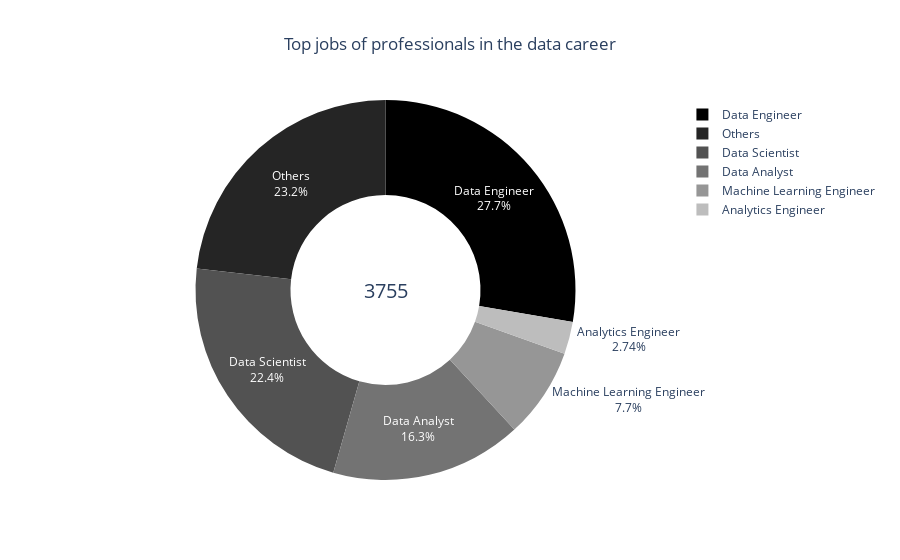

Write notebook code for a chart like this one.
### Code cell
jobs_title = df["job_title"].value_counts().sort_values(ascending=False)

# top jobs
top_jobs_labels = jobs_title.index.values[:5].tolist()
top_jobs_values = jobs_title.values[:5].tolist()

# sum of total jobs registered
total = sum(jobs_title.values)

# sum of other jobs
others = sum(jobs_title.values[5:])

jobs_values = top_jobs_values + [others]
jobs_labels = top_jobs_labels + ["Others"]

jobs = dict(zip(jobs_labels, jobs_values))

# Ordenar o dicionário pelos valores em ordem crescente
jobs_ordered = dict(sorted(jobs.items(), key=lambda item: item[1], reverse=True))

# Cria um objeto Pie para o gráfico de donut
data = [
    go.Pie(
        labels=list(jobs_ordered.keys()),
        values=list(jobs_ordered.values()),
        hole=0.5,
        marker=dict(colors=list(reversed(colors.sequential.Greys))),
        textinfo="percent+label",
        insidetextorientation="auto",
        hoverinfo="label+value",
    )
]

# Cria a anotação com o valor total
annotation = dict(font=dict(size=20), showarrow=False, text=str(total), x=0.5, y=0.5)

# Cria o layout do gráfico
layout = go.Layout(
    title={
        "text": "Top jobs of professionals in the data career",
        "x": 0.5,
        #'xanchor': 'center'
    },
    # width=700,
    # height=700,
    annotations=[annotation],
)

# Cria a figura do gráfico
fig = go.Figure(data=data, layout=layout)

fig.show()

### Figure 1 — Plotly figure (JSON) as saved in the notebook; plotly's stock layout.template omitted (floating-point values rounded to 4 significant figures)
{"data": [{"hole": 0.5, "hoverinfo": "label+value", "insidetextorientation": "auto", "labels": ["Data Engineer", "Others", "Data Scientist", "Data Analyst", "Machine Learning Engineer", "Analytics Engineer"], "marker": {"colors": ["rgb(0,0,0)", "rgb(37,37,37)", "rgb(82,82,82)", "rgb(115,115,115)", "rgb(150,150,150)", "rgb(189,189,189)", "rgb(217,217,217)", "rgb(240,240,240)", "rgb(255,255,255)"]}, "textinfo": "percent+label", "type": "pie", "values": [1040, 871, 840, 612, 289, 103]}], "layout": {"annotations": [{"font": {"size": 20}, "showarrow": false, "text": "3755", "x": 0.5, "y": 0.5}], "title": {"text": "Top jobs of professionals in the data career", "x": 0.5}}}
